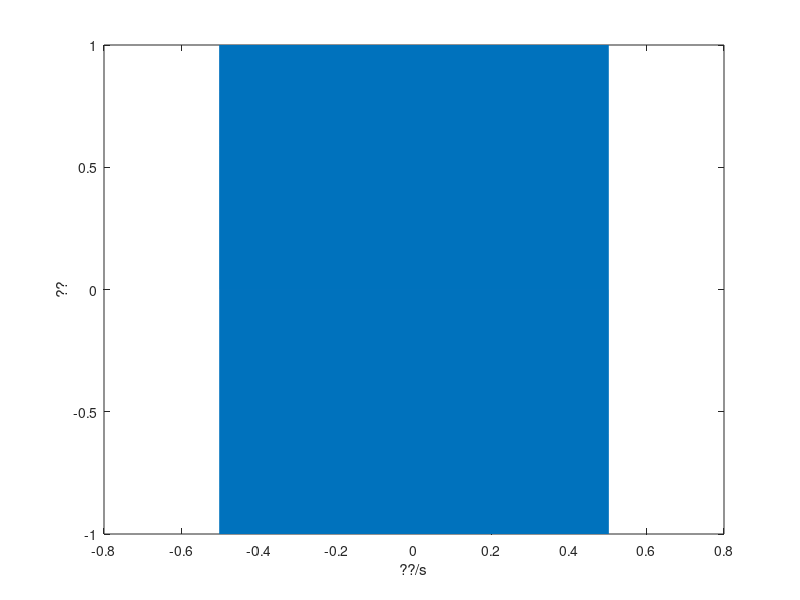
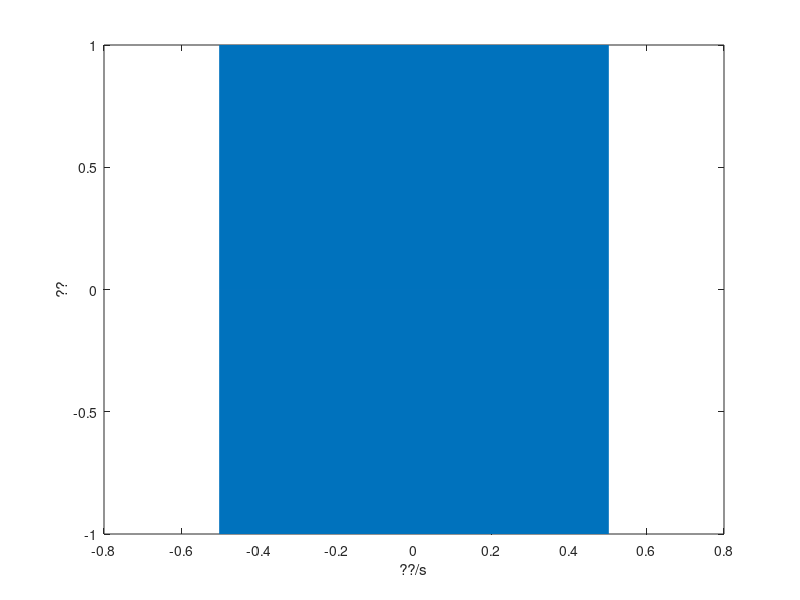
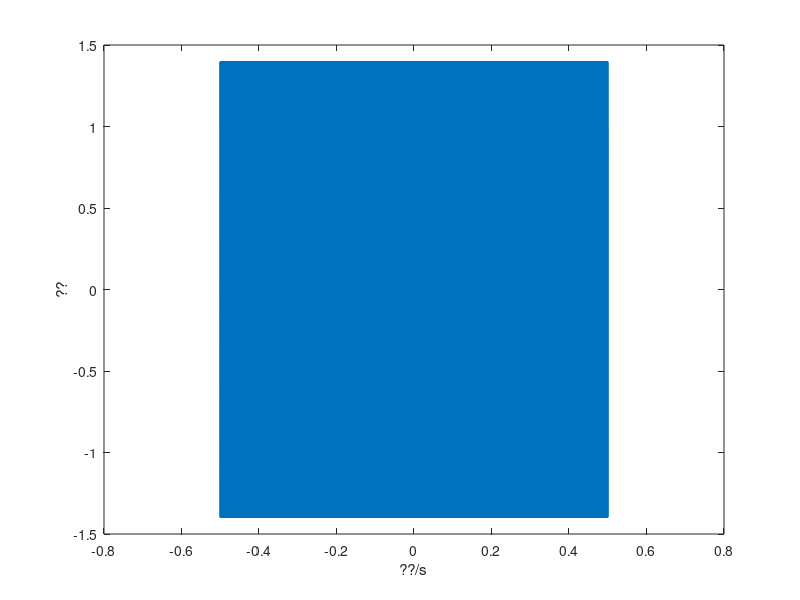

MATLAB code to generate these figures, in order:
%%  ??? ???? ????
clear 
close all
clc
 
%%  signal
% ???
A=1;                %amplify
f=10000;               %Hz
w=2*pi*f;           %rad/s
p=0;                %rad
%??
T=1;                %s        %????
fs=20*f;            %Hz       %????
d=1/fs;             %s        %????
 
 
t=-T/2:d:T/2;       %????t
s1=A*sin(w*t+p);    %????
s2=A*cos(w*t+p);
s3=s1+s2;

figure(1)
plot(t,s1);
xlabel('??/s');
ylabel('??');

figure(2)
plot(t,s2);
xlabel('??/s');
ylabel('??');

figure(3)
plot(t,s3);
xlabel('??/s');
ylabel('??');

disp(s3);

